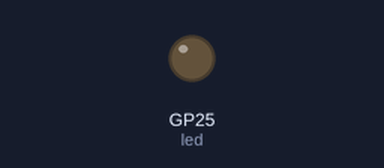
A program run on a simulated Raspberry Pi Pico running CircuitPython. On the bench: output pins drawn as LEDs (lit = HIGH). The clock reads 2024-03-15 10:24:30 at power-on unless the program sets it; random numbers come from a fixed seed; USB keyboard and mouse output is not drawn; what the program prints to the serial console is not drawn.

Above: at 0.6 s.
At 5.1 s:
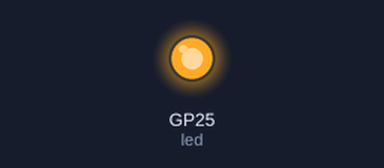
Timing chart, 0 to 6.6 s (numbered marks = the images above):
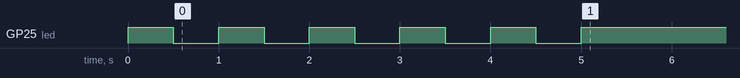

The program:

code.py
```python
# (licence header left out)
import time
import usb_hid
from adafruit_hid.mouse import Mouse
from adafruit_hid.keyboard import Keyboard
from adafruit_hid.keycode import Keycode
import board
import digitalio
from os import urandom
import math
import time

# consts
mouse_speed = 2 # takes 2 seconds each movement
mouse_res = 100 # each movement is split into 100 minimovements
mouse_wait = 1/60 # 60 updates per second
hour_stop = 17 # stop at 5 pm
hour_waitperiod = 300 # wait 5 mins between checks after 5pm
shutdown_after_hours = True # stop moving or just shut down
shutdown_keystrokes = [Keycode.X, Keycode.U, Keycode.U]
keyboard_delay = 1 # how long to wait between keystrokes
keyboard_press_time = 0.1 # how long each key is pressed
alt_tab_frequency = 30 # alt tab every 30 jiggles

# vars
jiggle_iteration = 0

# setup mouse and led
mouse = Mouse(usb_hid.devices)
led = digitalio.DigitalInOut(board.GP25)
led.direction = digitalio.Direction.OUTPUT

# blink led to allow to cancel code
print("5 second cooldown to stop code...")
for i in range(5):
    led.value = True
    time.sleep(0.5)
    led.value = False
    time.sleep(0.5)

# setup keyboard
# must be after wait to avoid race condition
keyboard = Keyboard(usb_hid.devices)

try:
    led.value = True
    while True:
        hr = time.localtime().tm_hour
        if hr >= hour_stop:
            if shutdown_after_hours:
                print("shutting down")
                i = 0
                for key in shutdown_keystrokes:
                    if i == 0:
                        keyboard.press(Keycode.WINDOWS, key)
                    else:
                        keyboard.press(key)
                    i += 1
                    time.sleep(keyboard_press_time)
                    keyboard.release_all()
                    time.sleep(keyboard_delay)
            else:
                print("not moving bc past hour_stop")
                for i in range(hour_waitperiod):
                    led.value = False
                    time.sleep(0.5)
                    led.value = True
                    time.sleep(0.5)
        else:
            rand = urandom(2)
            print("not shutting down bc hour is", hr)
            print("localtime is", time.localtime())
            print("moving to target", rand[0] - 128, rand[1] - 128)
            moveX = math.ceil((rand[0] - 128) / mouse_res)
            moveY = math.ceil((rand[1] - 128) / mouse_res)
            if (moveX <= 0):
                moveX = -1
            if (moveY <= 0):
                moveY = -1
            for i in range(mouse_res):
                mouse.move(moveX, moveY)
                time.sleep(mouse_wait)
            jiggle_iteration += 1
            if jiggle_iteration == alt_tab_frequency:
                keyboard.press(Keycode.ALT, Keycode.TAB)
                time.sleep(keyboard_press_time)
                keyboard.release_all()
                jiggle_iteration = 0
finally:
    led.value = False
```
